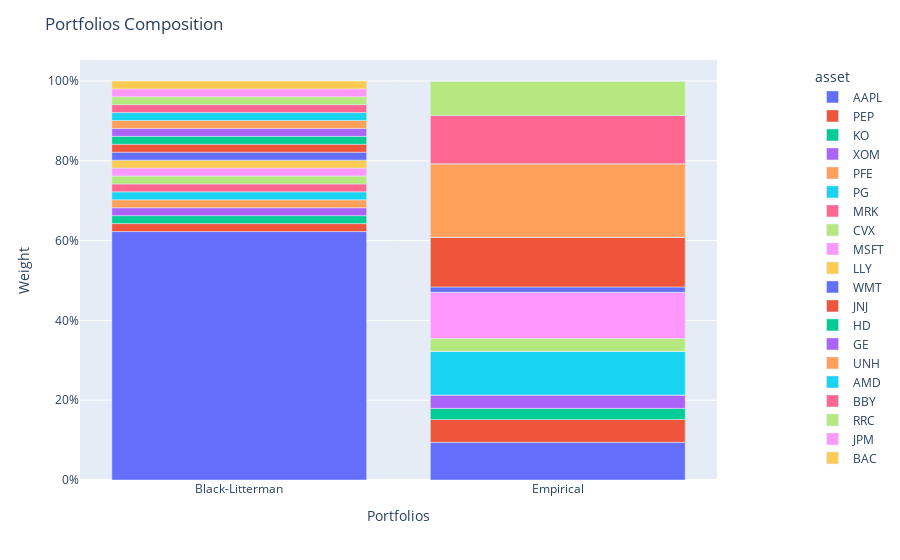

The code cell stored with this chart in its notebook:
### Code cell
population.plot_composition()

### Figure 1 — Plotly figure (JSON) as saved in the notebook; plotly's stock layout.template omitted (floating-point values rounded to 4 significant figures)
{"data": [{"hovertemplate": "asset=AAPL<br>index=%{x}<br>value=%{y}<extra></extra>", "legendgroup": "AAPL", "marker": {"color": "#636efa", "pattern": {"shape": ""}}, "name": "AAPL", "orientation": "v", "showlegend": true, "textposition": "auto", "type": "bar", "x": ["Black-Litterman", "Empirical"], "xaxis": "x", "y": [0.6227, 0.09436], "yaxis": "y"}, {"hovertemplate": "asset=PEP<br>index=%{x}<br>value=%{y}<extra></extra>", "legendgroup": "PEP", "marker": {"color": "#EF553B", "pattern": {"shape": ""}}, "name": "PEP", "orientation": "v", "showlegend": true, "textposition": "auto", "type": "bar", "x": ["Black-Litterman", "Empirical"], "xaxis": "x", "y": [0.0199, 0.05735], "yaxis": "y"}, {"hovertemplate": "asset=KO<br>index=%{x}<br>value=%{y}<extra></extra>", "legendgroup": "KO", "marker": {"color": "#00cc96", "pattern": {"shape": ""}}, "name": "KO", "orientation": "v", "showlegend": true, "textposition": "auto", "type": "bar", "x": ["Black-Litterman", "Empirical"], "xaxis": "x", "y": [0.0199, 0.02775], "yaxis": "y"}, {"hovertemplate": "asset=XOM<br>index=%{x}<br>value=%{y}<extra></extra>", "legendgroup": "XOM", "marker": {"color": "#ab63fa", "pattern": {"shape": ""}}, "name": "XOM", "orientation": "v", "showlegend": true, "textposition": "auto", "type": "bar", "x": ["Black-Litterman", "Empirical"], "xaxis": "x", "y": [0.01989, 0.03355], "yaxis": "y"}, {"hovertemplate": "asset=PFE<br>index=%{x}<br>value=%{y}<extra></extra>", "legendgroup": "PFE", "marker": {"color": "#FFA15A", "pattern": {"shape": ""}}, "name": "PFE", "orientation": "v", "showlegend": true, "textposition": "auto", "type": "bar", "x": ["Black-Litterman", "Empirical"], "xaxis": "x", "y": [0.01989, 0.0], "yaxis": "y"}, {"hovertemplate": "asset=PG<br>index=%{x}<br>value=%{y}<extra></extra>", "legendgroup": "PG", "marker": {"color": "#19d3f3", "pattern": {"shape": ""}}, "name": "PG", "orientation": "v", "showlegend": true, "textposition": "auto", "type": "bar", "x": ["Black-Litterman", "Empirical"], "xaxis": "x", "y": [0.01989, 0.1095], "yaxis": "y"}, {"hovertemplate": "asset=MRK<br>index=%{x}<br>value=%{y}<extra></extra>", "legendgroup": "MRK", "marker": {"color": "#FF6692", "pattern": {"shape": ""}}, "name": "MRK", "orientation": "v", "showlegend": true, "textposition": "auto", "type": "bar", "x": ["Black-Litterman", "Empirical"], "xaxis": "x", "y": [0.01989, 0.0], "yaxis": "y"}, {"hovertemplate": "asset=CVX<br>index=%{x}<br>value=%{y}<extra></extra>", "legendgroup": "CVX", "marker": {"color": "#B6E880", "pattern": {"shape": ""}}, "name": "CVX", "orientation": "v", "showlegend": true, "textposition": "auto", "type": "bar", "x": ["Black-Litterman", "Empirical"], "xaxis": "x", "y": [0.01988, 0.03181], "yaxis": "y"}, {"hovertemplate": "asset=MSFT<br>index=%{x}<br>value=%{y}<extra></extra>", "legendgroup": "MSFT", "marker": {"color": "#FF97FF", "pattern": {"shape": ""}}, "name": "MSFT", "orientation": "v", "showlegend": true, "textposition": "auto", "type": "bar", "x": ["Black-Litterman", "Empirical"], "xaxis": "x", "y": [0.01988, 0.1163], "yaxis": "y"}, {"hovertemplate": "asset=LLY<br>index=%{x}<br>value=%{y}<extra></extra>", "legendgroup": "LLY", "marker": {"color": "#FECB52", "pattern": {"shape": ""}}, "name": "LLY", "orientation": "v", "showlegend": true, "textposition": "auto", "type": "bar", "x": ["Black-Litterman", "Empirical"], "xaxis": "x", "y": [0.01988, 0.0], "yaxis": "y"}, {"hovertemplate": "asset=WMT<br>index=%{x}<br>value=%{y}<extra></extra>", "legendgroup": "WMT", "marker": {"color": "#636efa", "pattern": {"shape": ""}}, "name": "WMT", "orientation": "v", "showlegend": true, "textposition": "auto", "type": "bar", "x": ["Black-Litterman", "Empirical"], "xaxis": "x", "y": [0.01988, 0.01324], "yaxis": "y"}, {"hovertemplate": "asset=JNJ<br>index=%{x}<br>value=%{y}<extra></extra>", "legendgroup": "JNJ", "marker": {"color": "#EF553B", "pattern": {"shape": ""}}, "name": "JNJ", "orientation": "v", "showlegend": true, "textposition": "auto", "type": "bar", "x": ["Black-Litterman", "Empirical"], "xaxis": "x", "y": [0.01987, 0.1241], "yaxis": "y"}, {"hovertemplate": "asset=HD<br>index=%{x}<br>value=%{y}<extra></extra>", "legendgroup": "HD", "marker": {"color": "#00cc96", "pattern": {"shape": ""}}, "name": "HD", "orientation": "v", "showlegend": true, "textposition": "auto", "type": "bar", "x": ["Black-Litterman", "Empirical"], "xaxis": "x", "y": [0.01986, 0.0007116], "yaxis": "y"}, {"hovertemplate": "asset=GE<br>index=%{x}<br>value=%{y}<extra></extra>", "legendgroup": "GE", "marker": {"color": "#ab63fa", "pattern": {"shape": ""}}, "name": "GE", "orientation": "v", "showlegend": true, "textposition": "auto", "type": "bar", "x": ["Black-Litterman", "Empirical"], "xaxis": "x", "y": [0.01986, 0.0], "yaxis": "y"}, {"hovertemplate": "asset=UNH<br>index=%{x}<br>value=%{y}<extra></extra>", "legendgroup": "UNH", "marker": {"color": "#FFA15A", "pattern": {"shape": ""}}, "name": "UNH", "orientation": "v", "showlegend": true, "textposition": "auto", "type": "bar", "x": ["Black-Litterman", "Empirical"], "xaxis": "x", "y": [0.01985, 0.184], "yaxis": "y"}, {"hovertemplate": "asset=AMD<br>index=%{x}<br>value=%{y}<extra></extra>", "legendgroup": "AMD", "marker": {"color": "#19d3f3", "pattern": {"shape": ""}}, "name": "AMD", "orientation": "v", "showlegend": true, "textposition": "auto", "type": "bar", "x": ["Black-Litterman", "Empirical"], "xaxis": "x", "y": [0.01982, 0.0], "yaxis": "y"}, {"hovertemplate": "asset=BBY<br>index=%{x}<br>value=%{y}<extra></extra>", "legendgroup": "BBY", "marker": {"color": "#FF6692", "pattern": {"shape": ""}}, "name": "BBY", "orientation": "v", "showlegend": true, "textposition": "auto", "type": "bar", "x": ["Black-Litterman", "Empirical"], "xaxis": "x", "y": [0.01982, 0.1208], "yaxis": "y"}, {"hovertemplate": "asset=RRC<br>index=%{x}<br>value=%{y}<extra></extra>", "legendgroup": "RRC", "marker": {"color": "#B6E880", "pattern": {"shape": ""}}, "name": "RRC", "orientation": "v", "showlegend": true, "textposition": "auto", "type": "bar", "x": ["Black-Litterman", "Empirical"], "xaxis": "x", "y": [0.0198, 0.08648], "yaxis": "y"}, {"hovertemplate": "asset=JPM<br>index=%{x}<br>value=%{y}<extra></extra>", "legendgroup": "JPM", "marker": {"color": "#FF97FF", "pattern": {"shape": ""}}, "name": "JPM", "orientation": "v", "showlegend": true, "textposition": "auto", "type": "bar", "x": ["Black-Litterman", "Empirical"], "xaxis": "x", "y": [0.01979, 0.0], "yaxis": "y"}, {"hovertemplate": "asset=BAC<br>index=%{x}<br>value=%{y}<extra></extra>", "legendgroup": "BAC", "marker": {"color": "#FECB52", "pattern": {"shape": ""}}, "name": "BAC", "orientation": "v", "showlegend": true, "textposition": "auto", "type": "bar", "x": ["Black-Litterman", "Empirical"], "xaxis": "x", "y": [0.01976, 0.0], "yaxis": "y"}], "layout": {"barmode": "relative", "legend": {"title": {"text": "asset"}, "tracegroupgap": 0, "x": 1.15, "xanchor": "left", "y": 0.99, "yanchor": "top"}, "margin": {"t": 60}, "title": {"text": "Portfolios Composition"}, "xaxis": {"anchor": "y", "domain": [0, 1], "title": {"text": "Portfolios"}}, "yaxis": {"anchor": "x", "domain": [0, 1], "tickformat": ",.0%", "title": {"text": "Weight"}}}}
